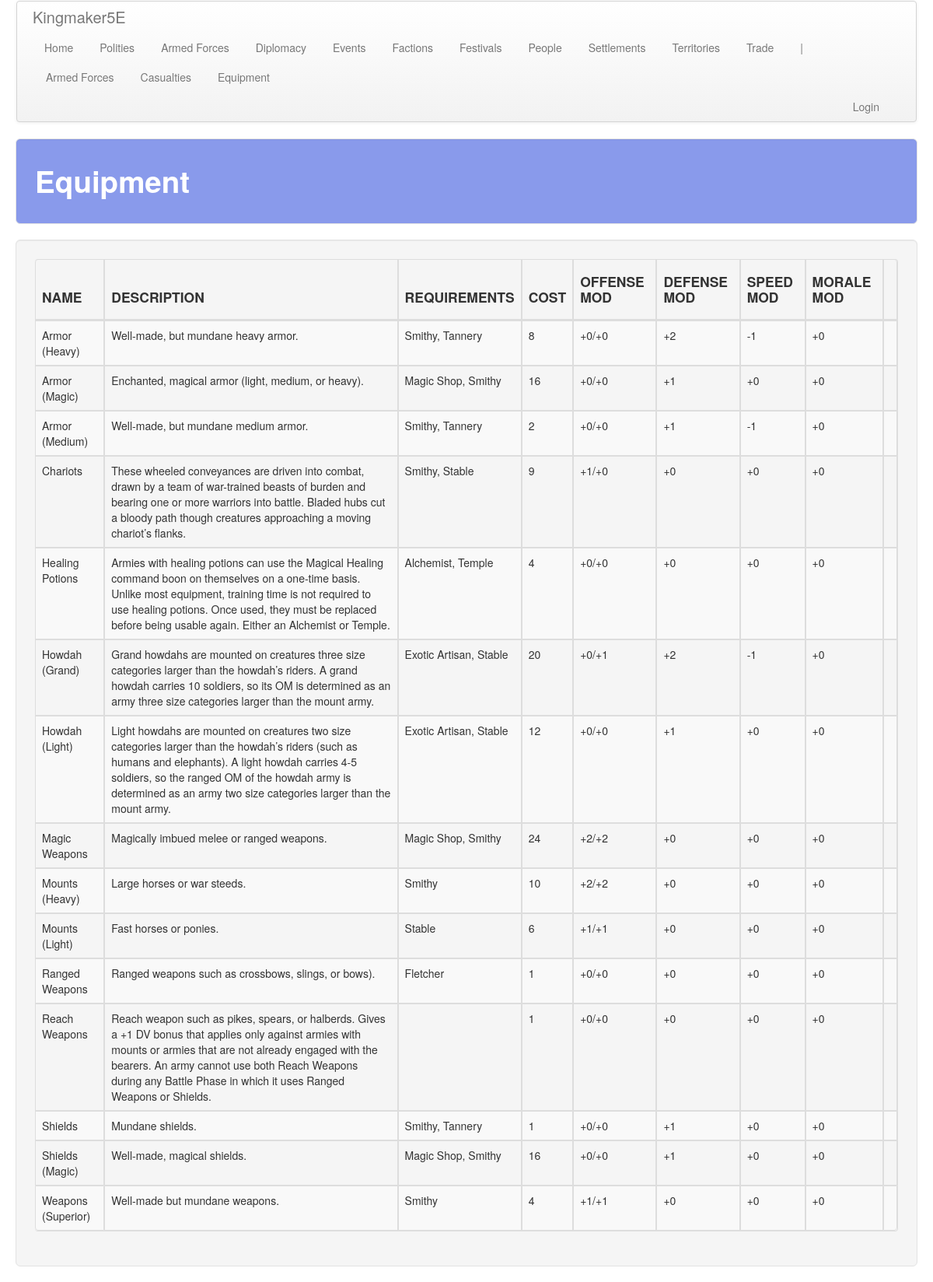
Screenshot of /armed_forces/equipment with the database file from the repository.
### armed_forces/models.py (models this page shows, shortened)
class Equipment(models.Model):
    name = models.CharField(max_length=default_max_length)
    desc = models.TextField(blank=True)
    requirements = models.ManyToManyField(
        'settlements.BuildingType',
        related_name='required_for_equipment', related_query_name='required_for_equipment',
        blank=True,
    )
    cost = models.IntegerField()
    om_mod = models.IntegerField(default=0)
    om_melee_mod = models.IntegerField(default=0)
    om_ranged_mod = models.IntegerField(default=0)
    dv_mod = models.IntegerField(default=0)
    speed_mod = models.IntegerField(default=0)
    morale_mod = models.IntegerField(default=0)

### settlements/models.py (models this page shows, shortened)
class BuildingType(models.Model):
    name = models.CharField(max_length=default_max_length)
    desc = models.TextField(blank=True)
    const_cost = models.IntegerField()
    const_time = models.IntegerField()
    lots = models.IntegerField(default=1)
    pop_bonus = models.IntegerField(default=0)
    required_settlement_type = models.ForeignKey(
        Type, on_delete=models.SET_NULL, default=1,
        related_name='building_type', related_query_name='building_type',
        null=True, blank=True,
    )
    special = models.TextField(blank=True)
    eco_bonus = models.IntegerField(default=0)
    loy_bonus = models.IntegerField(default=0)
    sta_bonus = models.IntegerField(default=0)
    fam_bonus = models.IntegerField(default=0)
    inf_bonus = models.FloatField(default=0)
    cor_bonus = models.IntegerField(default=0)
    cri_bonus = models.IntegerField(default=0)
    law_bonus = models.IntegerField(default=0)
    lor_bonus = models.IntegerField(default=0)
    pro_bonus = models.IntegerField(default=0)
    soc_bonus = models.IntegerField(default=0)
    def_bonus = models.IntegerField(default=0)
    con_bonus = models.IntegerField(default=0)
    inc_bonus = models.IntegerField(default=0)
    unr_bonus = models.IntegerField(default=0)
    dan_bonus = models.IntegerField(default=0)
    discounts = models.ManyToManyField(
        'self',
        related_name='discounted_from', related_query_name='discounted_from',
        blank=True,
    )
    upgrade_to = models.ManyToManyField(
        'self',
        related_name='upgrade_from', related_query_name='upgrade_from',
        blank=True,
    )
    limit = models.IntegerField(null=True, blank=True)
    magic_items = models.CharField(max_length=300, blank=True, null=True)

### armed_forces/views.py (the view)
# urls.py: path('equipment', views.equipment, name='equipment'),
def equipment(request):
    obj_plural_s = b_plural
    obj_plural = b_plural.replace(' ', '_')
    items = b_obj.objects.order_by('name')
    for item in items:
        get_equipment_details(item)
    return render(
        request, '%s/%s.html' % (app_name, obj_plural),
        {'title': obj_plural_s.title(), obj_plural: items}
    )

### common/military.py (called while the page is built)
def get_equipment_details(equipment):
    reqs = []
    for requirement in equipment.requirements.all():
        reqs.append(requirement.name)
    equipment.requirements_string = ', '.join(reqs)
    equipment.om_melee_mod_string = get_signed_number(equipment.om_melee_mod + equipment.om_mod)['s']
    equipment.om_ranged_mod_string = get_signed_number(equipment.om_ranged_mod + equipment.om_mod)['s']
    equipment.om_mod_string = "%s/%s" % (equipment.om_melee_mod_string, equipment.om_ranged_mod_string)
    equipment.dv_mod_string = get_signed_number(equipment.dv_mod)['s']
    equipment.speed_mod_string = get_signed_number(equipment.speed_mod)['s']
    equipment.morale_mod_string = get_signed_number(equipment.morale_mod)['s']
    return {'equipment': equipment}

### common/utils.py (called while the page is built)
def get_signed_number(number):
    if number >= 0:
        s = '+%s' % number
    else:
        s = '-%s' % abs(number)
    return {'s': s}

### armed_forces/templates/armed_forces/equipment.html (shortened to what this page needs)
<!DOCTYPE html>
{% extends 'armed_forces/base.html' %}
{% block table_header %}
    <th class="th_ccell"><h4>NAME</h4></th>
    <th class="th_ccell"><h4>DESCRIPTION</h4></th>
    <th class="th_ccell"><h4>REQUIREMENTS</h4></th>
    <th class="th_ccell"><h4>COST</h4></th>
    <th class="th_ccell"><h4>OFFENSE MOD</h4></th>
    <th class="th_ccell"><h4>DEFENSE MOD</h4></th>
    <th class="th_ccell"><h4>SPEED MOD</h4></th>
    <th class="th_ccell"><h4>MORALE MOD</h4></th>
    <th class="th_ccell"><h4></h4></th>
{% endblock %}
{% block table_body %}
    {% for item in equipment %}
        <tr>
            <td>{{ item.name }}</td>
            <td>{{ item.desc }}</td>
            <td>{{ item.requirements_string }}</td>
            <td>{{ item.cost }}</td>
            <td>{{ item.om_mod_string }}</td>
            <td>{{ item.dv_mod_string }}</td>
            <td>{{ item.speed_mod_string }}</td>
            <td>{{ item.morale_mod_string }}</td>
            <td>
            </td>
        </tr>
    {% endfor %}
{% endblock %}

### static/css/custom.css (style rules this page uses)
.th_ccell { text-align: center; padding: 20px 20px 20px 20px; }

### static/css/hexagons.css (style rules this page uses)
* { margin: 0; padding: 0; }

### rows the page displays
Equipment: name "Armor (Heavy)", desc "Well-made, but mundane heavy armor.", requirements_string "Smithy, Tannery", cost "8", om_mod_string "+0/+0", dv_mod_string "+2", speed_mod_string "-1", morale_mod_string "+0"
Equipment: name "Armor (Magic)", desc "Enchanted, magical armor (light, medium, or heavy).", requirements_string "Magic Shop, Smithy", cost "16", om_mod_string "+0/+0", dv_mod_string "+1", speed_mod_string "+0", morale_mod_string "+0"
Equipment: name "Armor (Medium)", desc "Well-made, but mundane medium armor.", requirements_string "Smithy, Tannery", cost "2", om_mod_string "+0/+0", dv_mod_string "+1", speed_mod_string "-1", morale_mod_string "+0"
Equipment: name "Chariots", desc "These wheeled conveyances are driven into combat, drawn by a team of war-trained beasts of burden and bearing one or more warriors into battle. Bladed hubs cut a bloody path though creatures approaching a moving chariot’s flanks.", requirements_string "Smithy, Stable", cost "9", om_mod_string "+1/+0", dv_mod_string "+0", speed_mod_string "+0", morale_mod_string "+0"
Equipment: name "Healing Potions", desc "Armies with healing potions can use the Magical Healing command boon on themselves on a one-time basis. Unlike most equipment, training time is not required to use healing potions. Once used, they must be replaced before being usable again. Either an Alchemist or Temple.", requirements_string "Alchemist, Temple", cost "4", om_mod_string "+0/+0", dv_mod_string "+0", speed_mod_string "+0", morale_mod_string "+0"
Equipment: name "Howdah (Grand)", desc "Grand howdahs are mounted on creatures three size categories larger than the howdah’s riders. A grand howdah carries 10 soldiers, so its OM is determined as an army three size categories larger than the mount army.", requirements_string "Exotic Artisan, Stable", cost "20", om_mod_string "+0/+1", dv_mod_string "+2", speed_mod_string "-1", morale_mod_string "+0"
Equipment: name "Howdah (Light)", desc "Light howdahs are mounted on creatures two size categories larger than the howdah’s riders (such as humans and elephants). A light howdah carries 4-5 soldiers, so the ranged OM of the howdah army is determined as an army two size categories larger than the mount army.", requirements_string "Exotic Artisan, Stable", cost "12", om_mod_string "+0/+0", dv_mod_string "+1", speed_mod_string "+0", morale_mod_string "+0"
Equipment: name "Magic Weapons", desc "Magically imbued melee or ranged weapons.", requirements_string "Magic Shop, Smithy", cost "24", om_mod_string "+2/+2", dv_mod_string "+0", speed_mod_string "+0", morale_mod_string "+0"
Equipment: name "Mounts (Heavy)", desc "Large horses or war steeds.", requirements_string "Smithy", cost "10", om_mod_string "+2/+2", dv_mod_string "+0", speed_mod_string "+0", morale_mod_string "+0"
Equipment: name "Mounts (Light)", desc "Fast horses or ponies.", requirements_string "Stable", cost "6", om_mod_string "+1/+1", dv_mod_string "+0", speed_mod_string "+0", morale_mod_string "+0"
Equipment: name "Ranged Weapons", desc "Ranged weapons such as crossbows, slings, or bows).", requirements_string "Fletcher", cost "1", om_mod_string "+0/+0", dv_mod_string "+0", speed_mod_string "+0", morale_mod_string "+0"
Equipment: name "Reach Weapons", desc "Reach weapon such as pikes, spears, or halberds. Gives a +1 DV bonus that applies only against armies with mounts or armies that are not already engaged with the bearers. An army cannot use both Reach Weapons during any Battle Phase in which it uses Ranged Weapons or Shields.", cost "1", om_mod_string "+0/+0", dv_mod_string "+0", speed_mod_string "+0", morale_mod_string "+0"
Equipment: name "Shields", desc "Mundane shields.", requirements_string "Smithy, Tannery", cost "1", om_mod_string "+0/+0", dv_mod_string "+1", speed_mod_string "+0", morale_mod_string "+0"
Equipment: name "Shields (Magic)", desc "Well-made, magical shields.", requirements_string "Magic Shop, Smithy", cost "16", om_mod_string "+0/+0", dv_mod_string "+1", speed_mod_string "+0", morale_mod_string "+0"
Equipment: name "Weapons (Superior)", desc "Well-made but mundane weapons.", requirements_string "Smithy", cost "4", om_mod_string "+1/+1", dv_mod_string "+0", speed_mod_string "+0", morale_mod_string "+0"

### other values shown
{{ title }} "Equipment"
